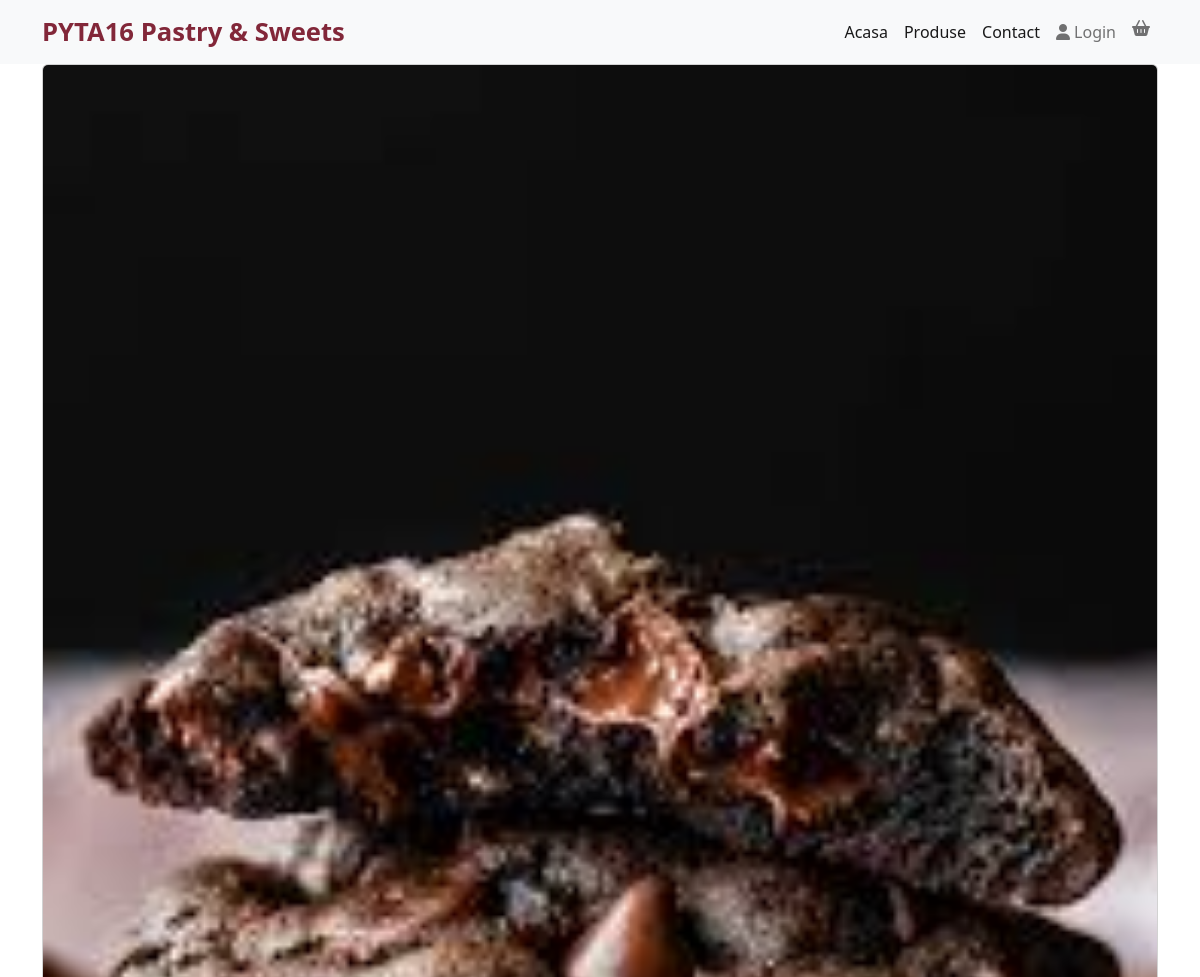
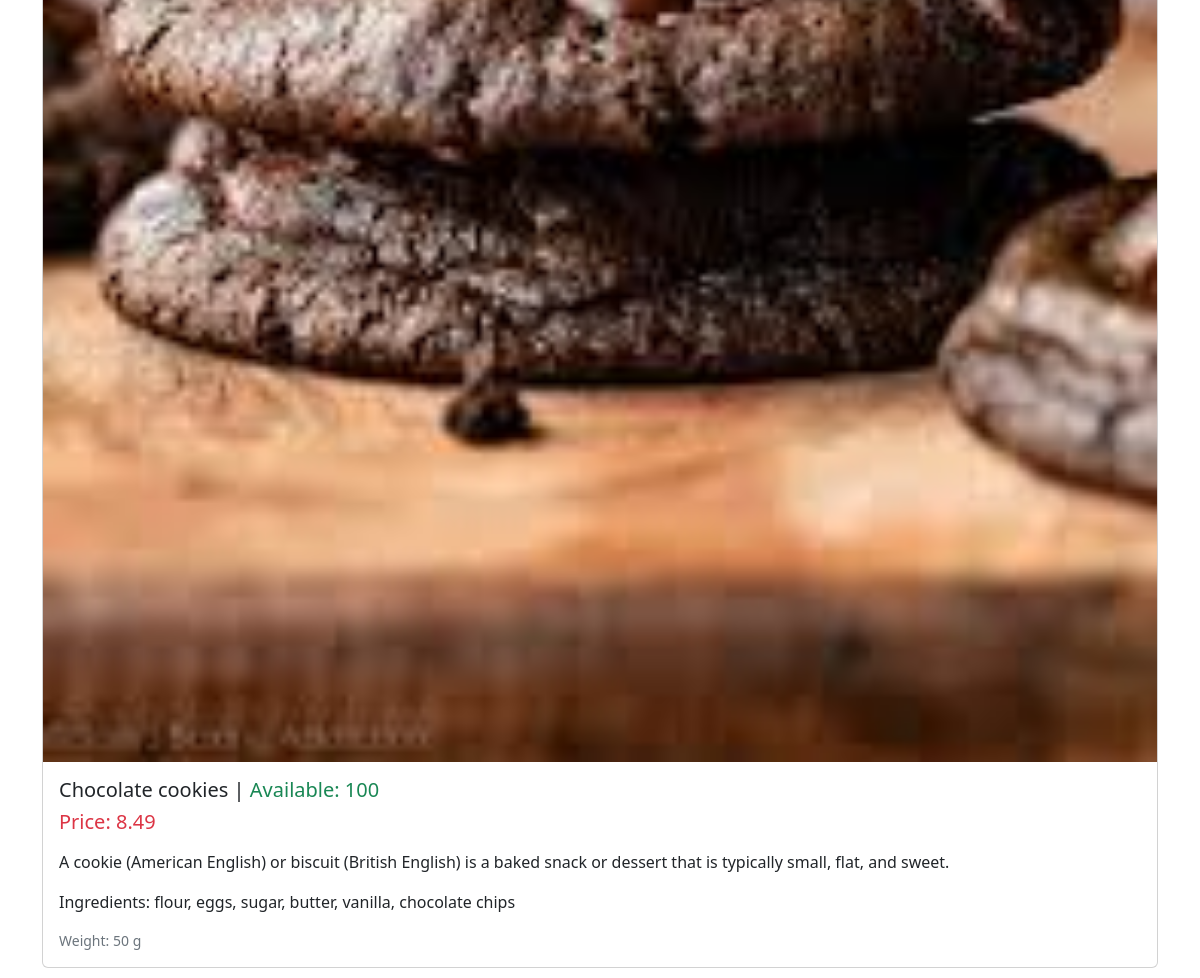
The app's page /products/3 with its own data (2 pictures, top to bottom).
### marketplaceapp/models.py (models this page shows)
class Product(models.Model):
    name=models.CharField(max_length=255)
    description=models.TextField()
    ingredients=models.TextField()
    price=models.DecimalField(max_digits=10, decimal_places=2)
    weight_grams=models.IntegerField()
    available_quantity=models.IntegerField()
    image=models.ImageField(upload_to="product_images", null=True, blank=True)
    def __str__(self):
        return self.name

### marketplaceapp/views.py (the view)
# urls.py: path("products/<int:product_id>", views.product_detail, name="product_detail")
def product_detail(request,product_id):
    product=get_object_or_404(Product,pk=product_id)
    print(product)
    context={
        "product":product
    }
    return  render(request, "marketplaceapp/product_detail.html", context)

### marketplaceapp/templates/marketplaceapp/product_detail.html
{% extends "marketplaceapp/base.html" %}
{% block content %}
<div class="container">
    <div class="card mb-3">
  <img src="{{ product.image.url }}" class="card-img-top" alt="...">
  <div class="card-body">
    <h5 class="card-title">{{ product.name }} | <span class="text-success">Available: {{product.available_quantity}}</span></h5>
    <h5 class="card-title text-danger">Price: {{ product.price }}</h5>
    <p class="card-text"><p> {{product.description}}</p>
    <p class="card-text"><p>Ingredients: {{product.ingredients}}</p>
    <p class="card-text"><small class="text-muted">Weight: {{ product.weight_grams }} g</small></p>
  </div>
</div>
</div>
{% endblock %}

### records on screen
Product: image (picture), name "Chocolate cookies", available_quantity "100", price "8.49", description "A cookie (American English) or biscuit (British English) is a baked snack or dessert that is typically small, flat, and sweet.", ingredients "flour, eggs, sugar, butter, vanilla, chocolate chips", weight_grams "50"
